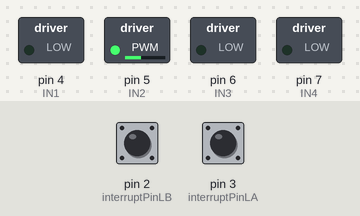
The sketch below on a simulated Arduino Uno, built with avr-gcc and run on an emulated ATmega328P. On the bench: switched loads named in the sketch (green lamp = pin HIGH). The test bench sets the inputs (shaded band); at power-on: pin 3 (interruptPinLA) HIGH, pin 2 (interruptPinLB) HIGH. What the sketch prints to the serial monitor is not drawn.

Above: at 5.0 s.
5.1 s: pin 3 (interruptPinLA) pulled LOW for 0.15 s
8.2 s: pin 3 (interruptPinLA) pulled LOW for 0.15 s
11.3 s: pin 3 (interruptPinLA) pulled LOW for 1 s
15.3 s: pin 3 (interruptPinLA) driven LOW
18.3 s: pin 3 (interruptPinLA) driven HIGH
21.3 s: pin 3 (interruptPinLA) pulsed LOW 5 times (0.12 s each, 0.3 s apart)
Timing chart, 0 to 24.3 s (numbered marks = the images above; inputs shaded):
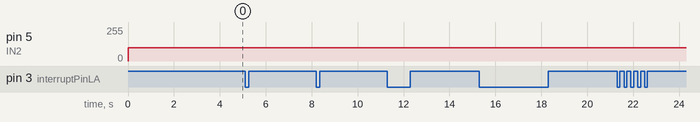

The sketch:

final.ino
```cpp
#include <TimerOne.h>
//set pins for the motors
#define IN1 4  // Pin pour IN1 du moteur 1 LEFT
#define IN2 5  // Pin pour IN2 du moteur 1
#define IN3 6  // Pin pour IN3 du moteur 2 RIGHT
#define IN4 7  // Pin pour IN4 du moteur 2
//set pins for the encoders
    //right
#define interruptPinRA 19//19  //2
#define interruptPinRB 18//18//3
    //left
#define interruptPinLB 2 //2 //19
#define interruptPinLA 3  //3//18


#define PI 3.14159265358979323846
//robot specification cm?mm?
#define nb_ticks 1200
#define wheel_radius 4
#define entreaxe  33.5
float previousMillis=0;


//ODOMETRY---------------------------------------------------------------------
long encoderLeftCount = 0;
long encoderRightCount = 0;
float currentvelocityRight = 0.0;
float currentvelocityLeft = 0.0;
float x = 0.0;
float y = 0.0;
long t = 0;
int speed_ech = 10;
float total_ech_l = 0;
float total_ech_r = 0;
long lastEncoderLeftCount = 0;
long lastEncoderRightCount = 0;

float dS_total = 0;//
float dsR = 0;
float dsL = 0;
float dS;
float totalL = 0;
float totalR = 0;
float dTheta = 0.0;
float theta = 0.0;


//mettre à jour les encodeurs
void interruptR() {
  if (digitalRead(interruptPinRA) == digitalRead(interruptPinRB)) {
    encoderRightCount--;
  } else {
    encoderRightCount++;
  }
}

void interruptL() {
  if (digitalRead(interruptPinLA) == digitalRead(interruptPinLB)) {
    encoderLeftCount++;
  } else {
    encoderLeftCount--;
  }
}

float calculDistance(long deltaLeftCount, long deltaRightCount) {
  //calculer la distance parcourue par chaque roue
  dsL = (deltaLeftCount / (float)nb_ticks) * 2.0 * PI * wheel_radius;   //distance roue gauche
  dsR = (deltaRightCount / (float)nb_ticks) * 2.0 * PI * wheel_radius;  //distance roue droite
  //retourner la distance moyenne parcourue pae le robot
  return (dsL + dsR) / 2.0;  //DISTANCE MOYENNE
}

void speed_calcul(void) {

  float right_encoder_speed = 0.0;
  float left_encoder_speed = 0.0;
  float alpha_speed = 0.0;

  right_encoder_speed = float(total_ech_r / (float(speed_ech) * 15 / 1000));
  left_encoder_speed = float(total_ech_l / (float(speed_ech) * 15 / 1000));

  alpha_speed = (float(total_ech_r - total_ech_l)) / (float(speed_ech) * 15 / 1000);


  currentvelocityRight = (right_encoder_speed + left_encoder_speed) / 2 + alpha_speed * wheel_radius / 2;
  currentvelocityLeft = (right_encoder_speed + left_encoder_speed) / 2 - alpha_speed * wheel_radius / 2;

  total_ech_l = 0;
  total_ech_r = 0;
}

void updateOdometrie() {


  t++;

  long deltaLeftCount = encoderLeftCount - lastEncoderLeftCount;
  long deltaRightCount = encoderRightCount - lastEncoderRightCount;

  // n updaytiwhee bch matarje3ch li zero fi kol loop
  lastEncoderLeftCount = encoderLeftCount;
  lastEncoderRightCount = encoderRightCount;

  dS = calculDistance(deltaLeftCount, deltaRightCount);  // average mte3 position

  totalL += dsL;
  totalR += dsR;
  dS_total += dS;

  total_ech_l += dsL;
  total_ech_r += dsR;

  dTheta = (dsR - dsL) / entreaxe;  //average me3 orientation
  theta += dTheta;

  if (t % speed_ech == 0) {

    speed_calcul();
    total_ech_l = 0;
    total_ech_r = 0;
  }

  dsR = 0;
  dsL = 0;
}
//FIN ODOMETRY-----------------------------------------------------------------------------

//MOVE FUNCTIONS--------------------------------------------------------------------
#define motorCorr 0.95 //MA TMESECH, DO NOT CHANGE VALUE BALIZ (forward : 0.95/ backwards: 0.785)

#define PWM_MAX 250
#define PWM_MIN 100
//speeed
int PWM_L, PWM_R;
float accelVal = 15.0f;   // cm/s^2, adjust per robot
int sens = 1;


float profileDistance = 0.0;
int targetSpeed=0;
float acceleration = 5.0;
bool isTriangular = false;
float accelDistance = 0.0;
float decelDistance = 0.0;
float cruiseDistance = 0.0;
int peakSpeed = 0;

//erreur parametre
float i_right_erreur= 0, i_left_erreur= 0 , right_erreur= 0 ,left_erreur = 0;
float position_erreur = 0, orientation_erreur = 0;
float kTheta = 20; //15
/*
best kp and ki combo forward:
kir = 0.025;//
kpr = 1.0;
kil = 0.049;//
kpl = 1.0;
*/

//forward kp and ki
float kir_f=0.1;// 0.025
float kpr_f=3.0;
float kil_f=0.2;//
float kpl_f=6.0;

//backward kp and ki
float kir_b=1.0;
float kpr_b=1.2;
float kil_b=1.0;//
float kpl_b=1.0;

float kir;
float kpr;
float kil;
float kpl;

void setMotionProfile(float dist, float vmax, float accel){
  profileDistance = fabs(dist);
  targetSpeed = vmax;
  acceleration = accel;
}
void prepareMotionProfile(){

  float acc_dist = ((float)targetSpeed *(float) targetSpeed) / (2.0f * acceleration *100.0f);
 // Serial.print( acc_dist);
    if (2.0f * acc_dist >= profileDistance) {
        isTriangular = true;
        peakSpeed = sqrtf(acceleration * profileDistance *100);
        accelDistance = profileDistance / 2.0f;
        decelDistance = profileDistance / 2.0f;
        cruiseDistance = 0.0f;

    } else {

        isTriangular = false;
        peakSpeed = targetSpeed;
        accelDistance = acc_dist;
        decelDistance = acc_dist;
        cruiseDistance = profileDistance - 2.0f * acc_dist;


    }
}

float getProfileSpeed(float traveled) {
    float v;
    //Serial.print("peak :    ");Serial.println(peakSpeed);
    if (!isTriangular) {
        if (traveled < accelDistance) v = (traveled * targetSpeed)/accelDistance ;
        // v = sqrtf(2.0f * acceleration * traveled) *100;
        else if (traveled < accelDistance + cruiseDistance){
          v = targetSpeed ;
          }
        else {
            //float decelTraveled = traveled - (accelDistance + cruiseDistance);
             float decelTraveled = traveled - (accelDistance + cruiseDistance);
            float remaining = accelDistance - decelTraveled;
            v = (remaining * targetSpeed) / accelDistance;
            //v = (traveled * targetSpeed)/(accelDistance + cruiseDistance);
            //v = sqrtf(fmaxf(0.0f, peakSpeed * peakSpeed - 2.0f * acceleration * decelTraveled))*100;

        }
    } else {
        if (traveled < accelDistance) v = (traveled * peakSpeed)/accelDistance;

        else {
             float decelTraveled = traveled - (accelDistance + cruiseDistance);
            float remaining = accelDistance - decelTraveled;
            v = (remaining * peakSpeed) / accelDistance;
        }
      //  Serial.print("v= ");Serial.print(v);
    }
    return v;
}
void run() {
    if (PWM_R > 0) { analogWrite(IN1, PWM_R); analogWrite(IN2, 0); }
    else { analogWrite(IN1, 0); analogWrite(IN2,-PWM_R); } // 7awelt nsala7 l backwards (mabin 1.3 w 1.4)

    if (PWM_L > 0) { analogWrite(IN3, PWM_L); analogWrite(IN4, 0); }
    else { analogWrite(IN3, 0); analogWrite(IN4, -PWM_L); }
}
void resetControllers() {
    totalR = totalL = dS_total = 0;
    i_right_erreur = i_left_erreur = right_erreur = left_erreur = 0;
    position_erreur = orientation_erreur = 0;

}
float clamp(float PWM, float min, float max) {
    if (PWM < min) return min;
    if (PWM > max) return max;
    return PWM;
}
float RadToDeg(float radians) { return radians * (180.0f / PI); }
float DegToRad(float degrees) { return degrees * (PI / 180.0f); }
float getcurrentVelocity(float dist, float t) { return dist / t; }
float angleToDistance(float angleRad, float radius) { return radius * RadToDeg(angleRad); }
float ramp(int time) { return time * 0.6f; }
void stopmotors() {
    digitalWrite(IN1, LOW);
    digitalWrite(IN2, LOW);
    digitalWrite(IN3, LOW);
    digitalWrite(IN4, LOW);
}
float compute(float setpoint, float current,float& integral,float kpVal,float kiVal) {
        float Kp=kpVal;
        float dt=0.01f;
        float Ki=kiVal;
        float error = setpoint - current;
        float integralCandidate = integral + error * dt;
        float outputCandidate = Kp * error + Ki * integralCandidate;
     //   Serial.print("output condidate"); Serial.println(outputCandidate);
        float output;
        if (abs(outputCandidate) > PWM_MAX) {
            output = PWM_MAX;
            if (error < 0) integral = integralCandidate; // anti-windup unwind
        }
        else if (abs(outputCandidate) < PWM_MIN ) {
            output =PWM_MIN ;
            if (error > 0) integral = integralCandidate; // anti-windup unwind
        }
        else {
            integral = integralCandidate;
            output = outputCandidate;
        }
        return sens *output;
    }


void moveDistance(float distance, float speed) {
  if(distance >= 0){
    kir = kir_f;// 0.025
    kpr = kpr_f;
    kil = kil_f;//
    kpl = kpl_f;
  }else{
    kir = kir_b;
    kpr = kpr_b;
    kil = kil_b;//
    kpl = kpl_b;

  }
    resetControllers();


    setMotionProfile(distance, speed, accelVal);
    prepareMotionProfile();


    while (abs(dS_total - distance) > 0.5) {
        sens = (dS_total - distance < 0) ? 1 : -1;

        float current_speed = sens * getProfileSpeed(fabs(dS_total));
    //    Serial.print("current speed theorique (dependant de la distance)"); Serial.println(current_speed);
 /*
Serial.print("velocity right"); Serial.print(currentvelocityRight);
Serial.print("  velocity left"); Serial.println(currentvelocityLeft);*/
       PWM_R = compute(current_speed,currentvelocityRight,i_right_erreur,kpr,kir);
     //  Serial.print("right error "); Serial.println(i_right_erreur);
        PWM_L = compute(current_speed, currentvelocityLeft,i_left_erreur,kpl,kil);

        // Orientation correction
        /*float Theta_correction = kTheta * (totalR - totalL);
        PWM_R -= Theta_correction;
        PWM_L += Theta_correction;*/

        if (sens == 1) {
            PWM_R = clamp(PWM_R, PWM_MIN, PWM_MAX);
            PWM_L = clamp(PWM_L, PWM_MIN, PWM_MAX);
        } else {
            PWM_R = clamp(PWM_R, -PWM_MAX, -PWM_MIN);
            PWM_L = clamp(PWM_L, -PWM_MAX, -PWM_MIN);
        }

        Serial.print("right : ");
        Serial.println(encoderRightCount);
        Serial.print("left : ");
        Serial.println(encoderLeftCount);

        run();

        delay(5);
    }

    stopmotors();
}


void setup() {


  Serial.begin(9600);

  // Set pin modes for the interrupt pins(mtaa les encodeurs)
  pinMode(interruptPinRA, INPUT_PULLUP);
  pinMode(interruptPinRB, INPUT_PULLUP);
  pinMode(interruptPinLA, INPUT_PULLUP);
  pinMode(interruptPinLB, INPUT_PULLUP);

  pinMode(IN1, OUTPUT);
  pinMode(IN2, OUTPUT);
  pinMode(IN3, OUTPUT);
  pinMode(IN4, OUTPUT);


  // Attach interrupts to handle encoder signals
  attachInterrupt(digitalPinToInterrupt(interruptPinRA), interruptR, CHANGE);
  attachInterrupt(digitalPinToInterrupt(interruptPinLA), interruptL, CHANGE);

  // Initialisation du Timer
  Timer1.initialize(10000);  // 100ms (100000 microsecondes)
  Timer1.attachInterrupt(updateOdometrie);

  moveDistance(-50, 300);

}

void loop() {
  // put your main code here, to run repeatedly:


}
```

Measured:
- after the input at 5.1 s, every drawn part: stays the same
- after the input at 8.2 s, every drawn part: stays the same
- after the input at 11.3 s, every drawn part: stays the same
- after the input at 15.3 s, every drawn part: stays the same
- after the input at 18.3 s, every drawn part: stays the same
- after the input at 21.3 s, every drawn part: stays the same
